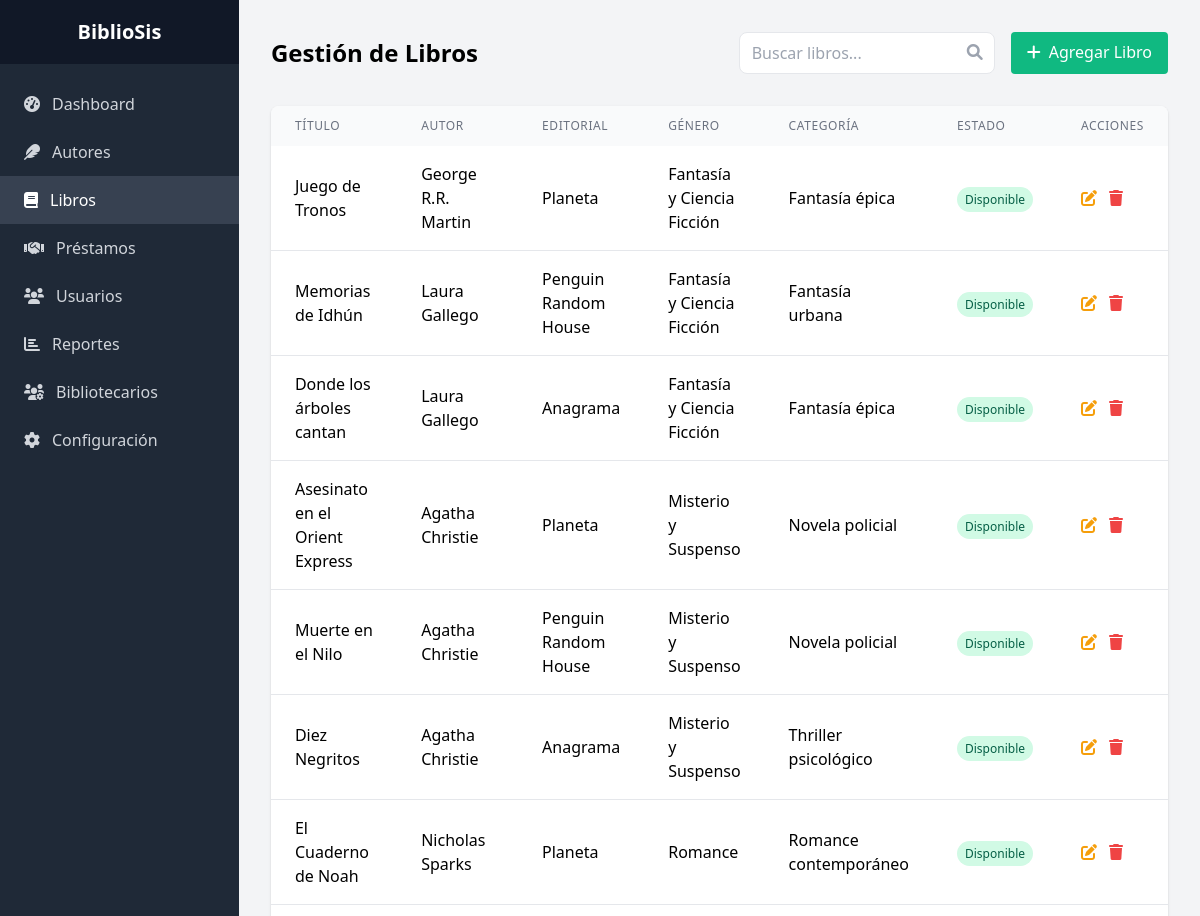
Before: /admin/libros/index.php (signed in, upper part) with the older database file.
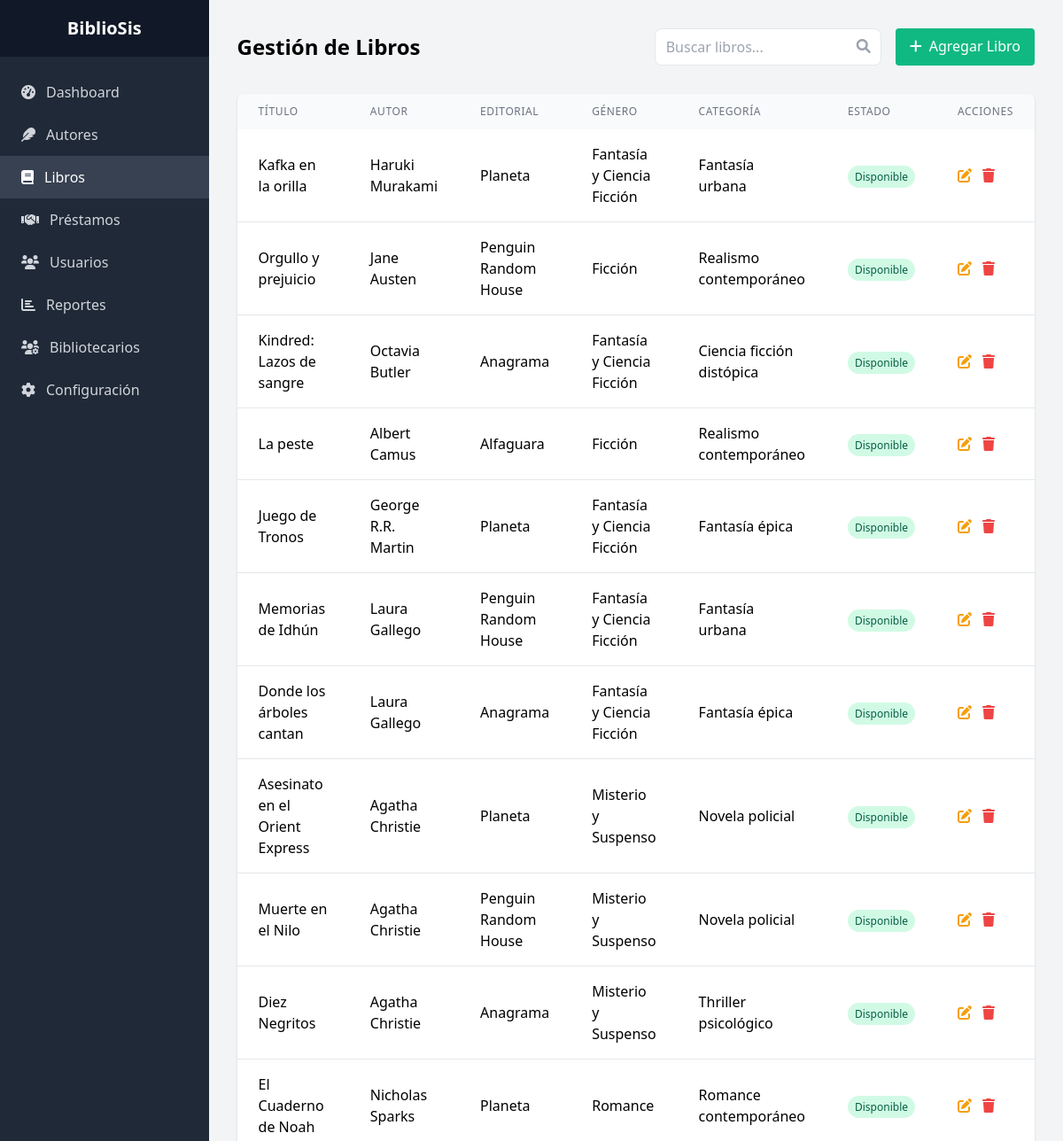
After: the same page with the newer database file.
### tables this page shows
CREATE TABLE `libros` (
  `id_libro` int(11) NOT NULL,
  `titulo` varchar(200) NOT NULL,
  `id_autor` int(11) DEFAULT NULL,
  `id_editorial` int(11) DEFAULT NULL,
  `id_genero` int(11) DEFAULT NULL,
  `id_categoria` int(11) DEFAULT NULL,
  `isbn` varchar(13) DEFAULT NULL,
  `año_publicacion` year(4) DEFAULT NULL,
  `cantidad_total` int(11) DEFAULT 1,
  `cantidad_disponible` int(11) DEFAULT 1,
  `imagen_portada` varchar(255) DEFAULT NULL,
  `sinopsis` text DEFAULT NULL,
  `estado` enum('Disponible','Prestado','No disponible') DEFAULT 'Disponible',
  `fecha_registro` timestamp NOT NULL DEFAULT current_timestamp()
);

CREATE TABLE `autores` (
  `id_autor` int(11) NOT NULL,
  `nombre` varchar(100) NOT NULL,
  `apellido` varchar(100) NOT NULL,
  `biografia` text DEFAULT NULL,
  `fecha_nacimiento` date DEFAULT NULL,
  `nacionalidad` varchar(50) DEFAULT NULL,
  `imagen_autor` varchar(255) DEFAULT NULL
);

CREATE TABLE `editoriales` (
  `id_editorial` int(11) NOT NULL,
  `nombre` varchar(100) NOT NULL,
  `pais` varchar(50) DEFAULT NULL
);

CREATE TABLE `generos` (
  `id_genero` int(11) NOT NULL,
  `nombre` varchar(50) NOT NULL,
  `descripcion` text DEFAULT NULL,
  `genero_padre_id` int(11) DEFAULT NULL,
  `es_categoria` tinyint(1) DEFAULT 0
);

CREATE TABLE `categorias` (
  `id_categoria` int(11) NOT NULL,
  `id_genero` int(11) NOT NULL,
  `nombre` varchar(100) NOT NULL,
  `descripcion` text DEFAULT NULL,
  `fecha_creacion` timestamp NOT NULL DEFAULT current_timestamp()
);

### admin/libros/index.php (the view, shortened to what the changed rows need)
<?php
require_once '../../config/config.php';
try {
    $stmt = $pdo->query("
        SELECT l.*, a.nombre as autor_nombre, a.apellido as autor_apellido,
               e.nombre as editorial_nombre, g.nombre as genero_nombre,
               c.nombre as categoria_nombre
        FROM libros l
        LEFT JOIN autores a ON l.id_autor = a.id_autor
        LEFT JOIN editoriales e ON l.id_editorial = e.id_editorial
        LEFT JOIN generos g ON l.id_genero = g.id_genero
        LEFT JOIN categorias c ON l.id_categoria = c.id_categoria
        ORDER BY l.fecha_registro DESC
    ");
    $libros = $stmt->fetchAll();
} catch(PDOException $e) {
    error_log($e->getMessage());
    $error = "Error al cargar la lista de libros.";
}
?>
<!DOCTYPE html>
<html lang="es">
<head>
    <link href="https://cdnjs.cloudflare.com/ajax/libs/tailwindcss/2.2.19/tailwind.min.css" rel="stylesheet">
    <link href="https://cdnjs.cloudflare.com/ajax/libs/font-awesome/6.0.0/css/all.min.css" rel="stylesheet">
</head>
<body class="bg-gray-100">
    <div class="flex">
        <div class="flex-1">
            <div class="p-8">
                <div class="flex justify-between items-center mb-8">
                    <h1 class="text-2xl font-bold">Gestión de Libros</h1>
                </div>
                <div id="resultados-container">
                    <div class="bg-white rounded-lg shadow overflow-hidden">
                        <table class="min-w-full">
                            <thead class="bg-gray-50">
                                <tr>
                                    <th class="px-6 py-3 text-left text-xs font-medium text-gray-500 uppercase tracking-wider">
                                        Título
                                    </th>
                                    <th class="px-6 py-3 text-left text-xs font-medium text-gray-500 uppercase tracking-wider">
                                        Autor
                                    </th>
                                    <th class="px-6 py-3 text-left text-xs font-medium text-gray-500 uppercase tracking-wider">
                                        Editorial
                                    </th>
                                    <th class="px-6 py-3 text-left text-xs font-medium text-gray-500 uppercase tracking-wider">
                                        Género
                                    </th>
                                    <th class="px-6 py-3 text-left text-xs font-medium text-gray-500 uppercase tracking-wider">
                                        Categoría
                                    </th>
                                    <th class="px-6 py-3 text-left text-xs font-medium text-gray-500 uppercase tracking-wider">
                                        Estado
                                    </th>
                                    <th class="px-6 py-3 text-left text-xs font-medium text-gray-500 uppercase tracking-wider">
                                        Acciones
                                    </th>
                                </tr>
                            </thead>
                            <tbody id="tabla-libros" class="bg-white divide-y divide-gray-200">
                                <?php foreach ($libros as $libro): ?>
                                <tr>
                                    <td class="px-6 py-4">
                                        <?php echo htmlspecialchars($libro['titulo']); ?>
                                    </td>
                                    <td class="px-6 py-4">
                                        <?php echo htmlspecialchars($libro['autor_nombre'] . ' ' . $libro['autor_apellido']); ?>
                                    </td>
                                    <td class="px-6 py-4">
                                        <?php echo htmlspecialchars($libro['editorial_nombre']); ?>
                                    </td>
                                    <td class="px-6 py-4">
                                        <?php echo htmlspecialchars($libro['genero_nombre']); ?>
                                    </td>
                                    <td class="px-6 py-4">
                                        <?php  if ($libro['categoria_nombre']) {
                                    echo htmlspecialchars($libro['categoria_nombre']);
                                        } else {
                                        echo '<span class="text-gray-400">Sin categoría</span>';
                                        }
                                            ?>
                                    </td>
                                    <td class="px-6 py-4">
                                        <span class="px-2 py-1 text-xs rounded-full <?php
                                            echo $libro['estado'] === 'Disponible' ? 'bg-green-100 text-green-800' :
                                                ($libro['estado'] === 'Prestado' ? 'bg-yellow-100 text-yellow-800' :
                                                'bg-red-100 text-red-800'); ?>">
                                            <?php echo htmlspecialchars($libro['estado']); ?>
                                        </span>
                                    </td>
                                    <td class="px-6 py-4">
                                    <div class="flex space-x-3">
                                            <a href="editar.php?id=<?php echo $libro['id_libro']; ?>"
                                               class="text-yellow-500 hover:text-yellow-700">
                                                <i class="fas fa-edit"></i>
                                            </a>
                                            <form method="POST" class="inline"
                                                  onsubmit="return confirm('¿Estás seguro de que deseas eliminar este libro?');">
                                                <button type="submit" class="text-red-500 hover:text-red-700">
                                                    <i class="fas fa-trash"></i>
                                                </button>
                                            </form>
                                        </div>
                                    </td>
                                </tr>
                                <?php endforeach; ?>
                            </tbody>
                        </table>
                    </div>
                </div>
            </div>
        </div>
    </div>
</body>
</html>

Changed rows visible on the page:
added libros: titulo "Kafka en la orilla", id_autor.apellido "Haruki Murakami", id_editorial.nombre "Planeta", id_genero.nombre "Fantasía y Ciencia Ficción", id_categoria.nombre "Fantasía urbana", estado "Disponible"
added libros: titulo "Orgullo y prejuicio", id_autor.apellido "Jane Austen", id_editorial.nombre "Penguin Random House", id_genero.nombre "Ficción", id_categoria.nombre "Realismo contemporáneo", estado "Disponible"
added libros: titulo "Kindred: Lazos de sangre", id_autor.apellido "Octavia Butler", id_editorial.nombre "Anagrama", id_genero.nombre "Fantasía y Ciencia Ficción", id_categoria.nombre "Ciencia ficción distópica", estado "Disponible"
added libros: titulo "La peste", id_autor.apellido "Albert Camus", id_editorial.nombre "Alfaguara", id_genero.nombre "Ficción", id_categoria.nombre "Realismo contemporáneo", estado "Disponible"
